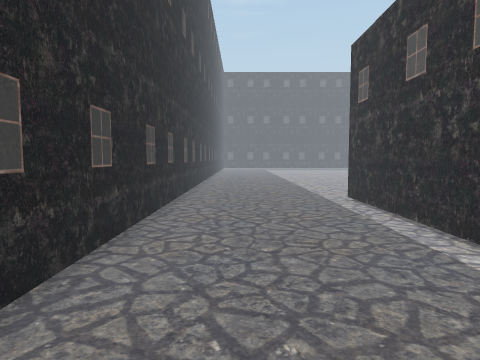
[1] (above)

20 first-person views from a walk through a scene from a Unity 3-D project. The camera is 1.4 m above the floor, tilts 4° down and sees 75° across. The floor is counted in squares, 1 m on a side. Each view is taken from the middle of a square. On the plan, view 1 faces up. The plan holds only what a view shows up to about 14 squares ahead; the rest is blank. The place goes on beyond the plan. The player character is not drawn.

[2]
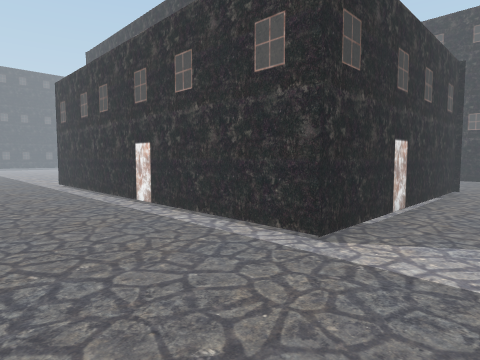

[3]
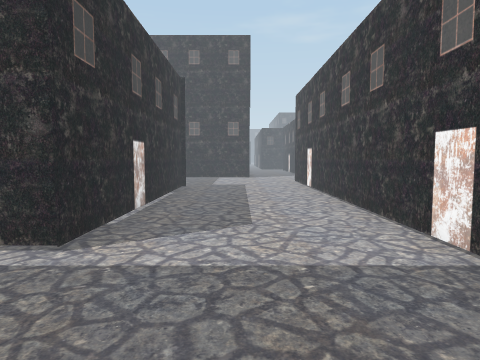

[4]
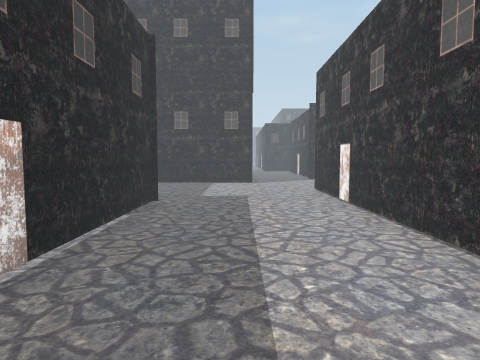

[5]
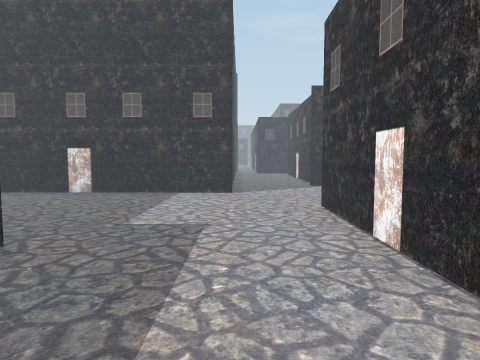

[6]
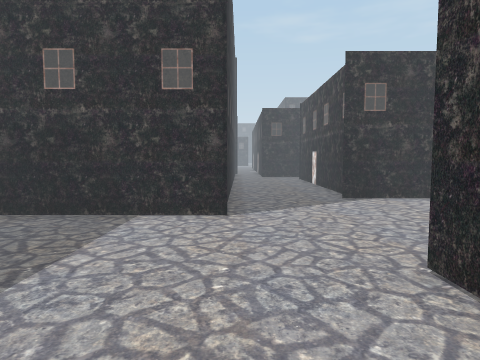

[7]
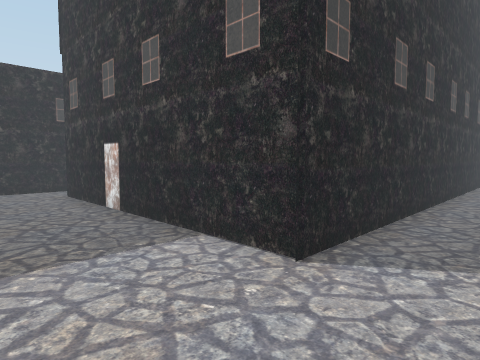

[8]
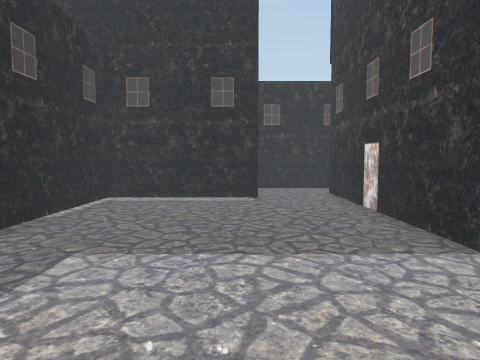

[9]
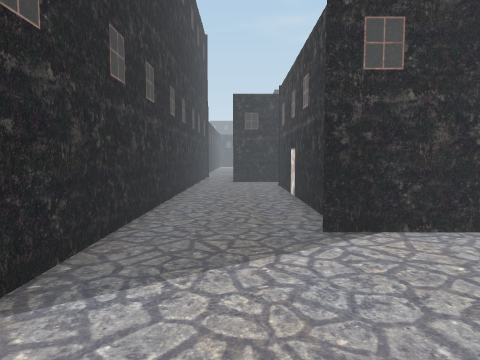

[10]
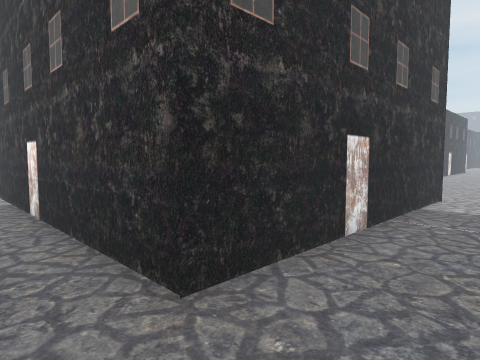

[11]
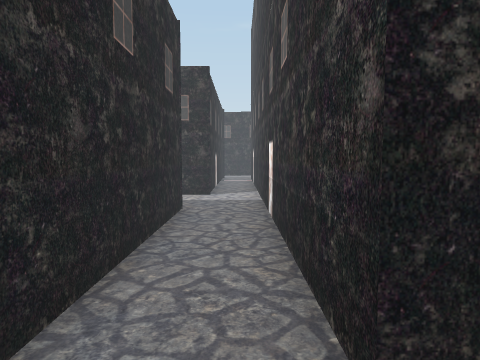

[12]
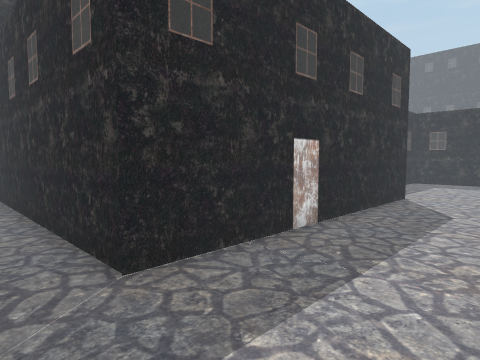

[13]
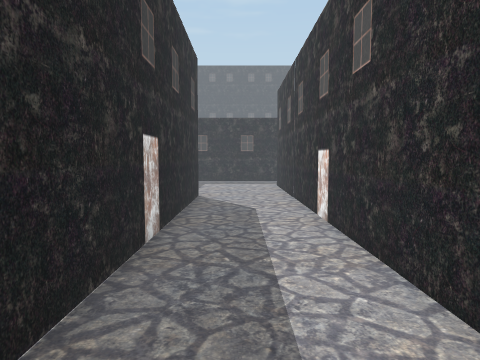

[14]
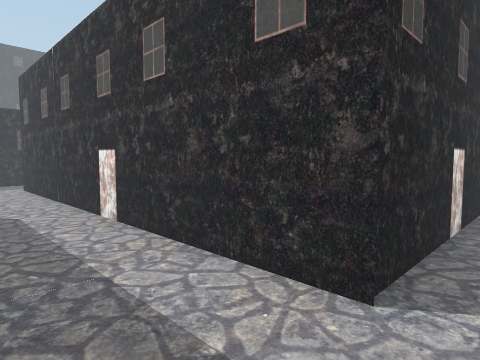

[15]
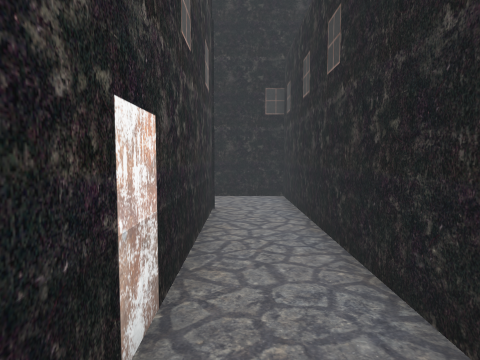

[16]
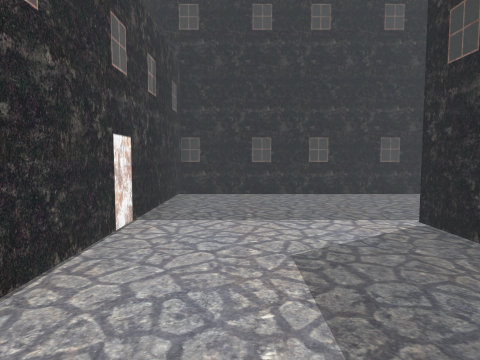

[17]
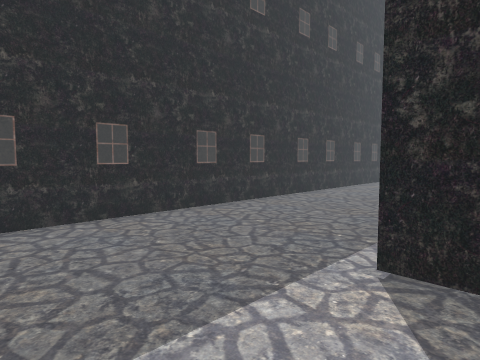

[18]
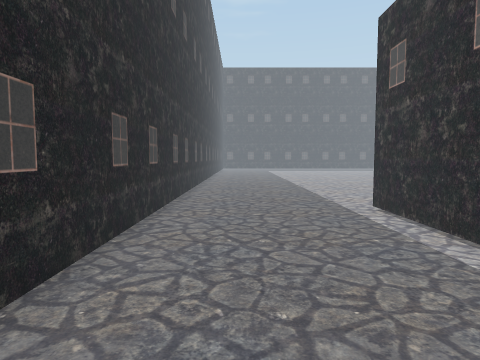

[19]
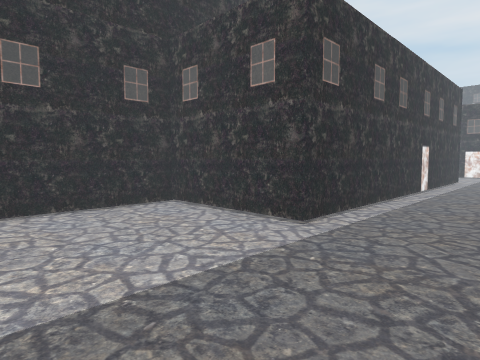

[20]
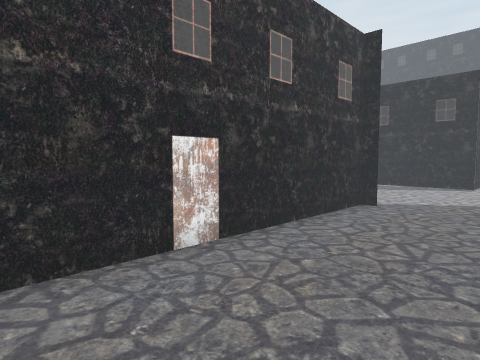

### Floor plan
Points are (right, up) in squares from view 1. A wall is a line through its corners. A room is listed if a view was taken in it or the views show most of it. See-through windows are left out.
Room 1 (views 1, 2, 3, 4, 5, 6, 7, 8, 9, 10, 11, 16, 17, 18, 19, 20)
walls: (18.6, 0.4) (13.6, 0.4) (13.6, -4.3) (3.6, -4.3) (3.6, 10.5) (8.6, 10.5) (8.6, 15); (21.5, 4.6) (18.5, 4.6) (18.5, 2); (24.8, -12) (33.5, -12); (24.8, -14.5) (24.8, -11.5); (34.5, -7.6) (21.5, -7.6) (21.5, 2.2); (-2.2, 16) (-2.2, -10.3) (17.7, -10.3) (17.7, -11.6)
ways out: opening at (21, 3.5) to room 2
Room 2 (views 12, 13, 14, 15)
walls: (28.5, 14.6) (28.5, 4.6) (21.5, 4.6); (34.5, 4.2) (31.9, 4.2) (31.9, 17.5); (21.5, 2.2) (33.8, 2.2)
ways out: opening at (21, 3.5) to room 1

Where each view was taken, in squares from view 1:
view 1: 0 up, 0 right, facing up
view 2: 7 down, 1 left, facing up-right
view 3: 7 down, 1 left, facing right
view 4: 7 down, 4 right, facing right
view 5: 8 down, 9 right, facing right
view 6: 8 down, 14 right, facing right
view 7: 10 down, 18 right, facing up-right
view 8: 10 down, 18 right, facing up
view 9: 10 down, 19 right, facing right
view 10: 4 up, 19 right, facing down-right
view 11: 3 up, 20 right, facing right
view 12: 3 up, 32 right, facing up-left
view 13: 3 up, 30 right, facing up
view 14: 3 up, 29 right, facing up-right
view 15: 3 up, 30 right, facing left
view 16: 8 down, 10 right, facing left
view 17: 8 down, 5 right, facing up-left
view 18: 2 up, 0 right, facing up
view 19: 16 up, 0 right, facing down-right
view 20: 8 down, 34 right, facing down-left
